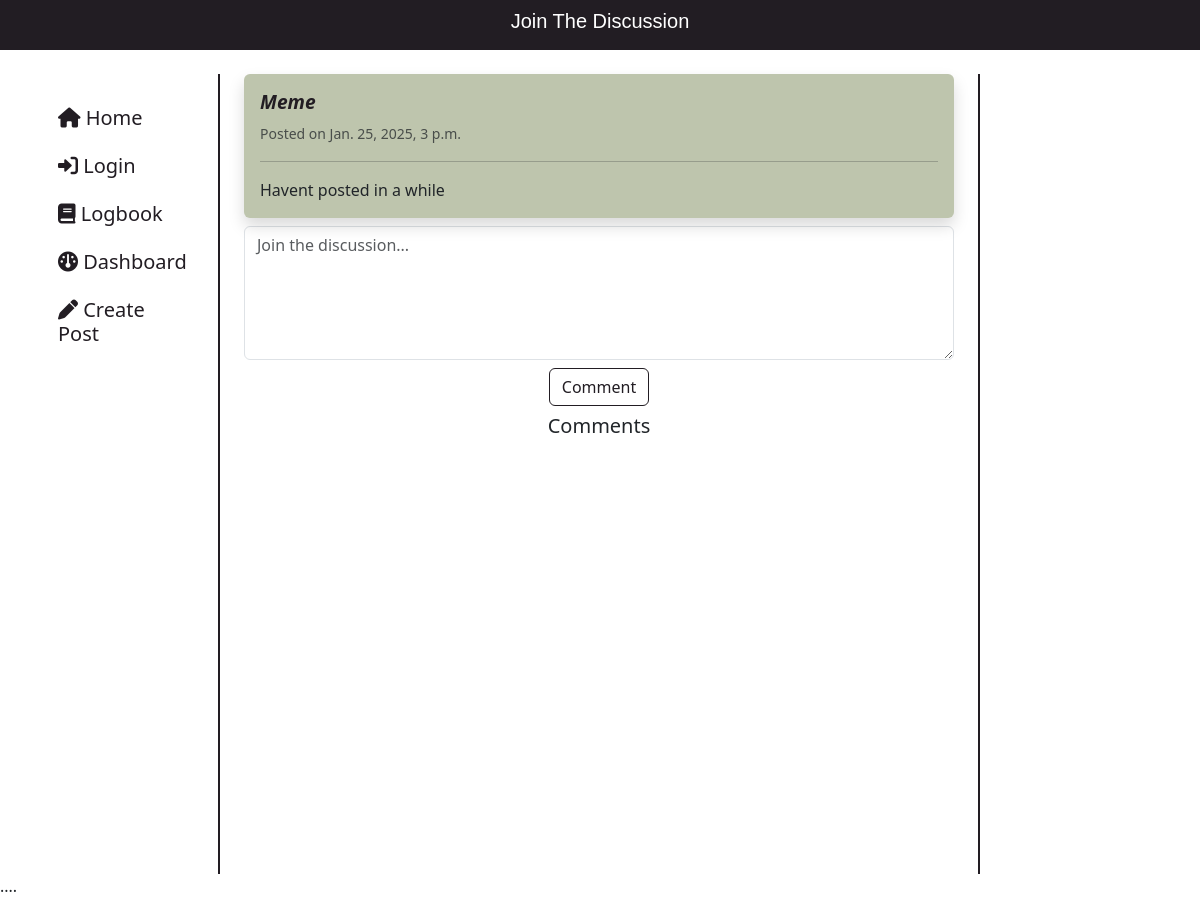
Screenshot of /habit_tracker/post_details/4/ with the database file from the repository.
### habit_tracker/models.py (models this page shows, shortened)
class Post(models.Model):
    user = models.ForeignKey(CustomUser, on_delete=models.CASCADE, related_name="user_posts")
    post = models.TextField(validators=[MaxLengthValidator(3000)])
    posted_on = models.DateTimeField(auto_now_add=True)

class CustomUser(AbstractUser):
    AGE_GROUP_CHOICES = [
        ("13-17", "13-17 years"),
        ("18-24", "18-24 years"),
        ("25-34", "25-34 years"),
        ("35-44", "35-44 years"),
        ("45-54", "45-54 years"),
        ("55+", "55+ years"),
    ]
    GENDER_CHOICES = [
        ("male", "Male"),
        ("female", "Female"),
        ("no gender", "Prefer not to say")
    ]
    age_group = models.CharField(max_length=10, choices=AGE_GROUP_CHOICES, null=True, blank=True)
    gender = models.CharField(max_length=20, choices=GENDER_CHOICES, blank=True, null=True)
    real_name = models.CharField(max_length=150)
    user_bio = models.TextField(max_length=200, null=True, blank=True, default="No bio yet")
    points = models.IntegerField(default=0)
    profile_picture = models.ImageField(
        upload_to='profile_pictures/',
        null=True,
        blank=True,
        default='profile_pictures/default.jpeg'
    )
    friends = models.ManyToManyField('self', blank=True, symmetrical=True)
    groups = models.ManyToManyField(
        "auth.Group",
        related_name="custom_user_groups",
        blank=True,
    )
    user_permissions = models.ManyToManyField(
        "auth.Permission",
        related_name="custom_user_permissions",
        blank=True,
    )

### habit_tracker/views.py (the view)
# urls.py: path("post_details/<int:postId>/", views.post_details, name="post_details"),
def post_details(request, postId):
    post = get_object_or_404(Post, id=postId)
    return render(request, "habit_tracker/post_details.html", {
        "post": post
    })

### habit_tracker/templates/habit_tracker/post_details.html (shortened to what this page needs)
{% extends "habit_tracker/layout.html" %}
{% load static %}
{% block nav %}
    <div style="background-color: #221d23; margin-bottom: 0;">
        <header class="d-flex justify-content-center" id="commheader">
            <h5 id="commtext">Join The Discussion</h5>
        </header>
    </div>
{% endblock %}
{% block main %}
<div class="row vh-100">
    <nav class="col-md-3 col-lg-2 d-none d-md-block sidebar" id="commnav">
        <div class="position-sticky d-flex justify-content-center">
            <ul class="nav flex-column mt-4">
                <li class="nav-item">
                    <a class="nav-link" href="{% url 'index' %}">
                        <h5><i class="fas fa-home"></i> Home</h5>
                    </a>
                </li>
                <li class="nav-item">
                    {% if user.is_authenticated %}
                        <a class="nav-link" href="{% url 'profile' user.id %}">
                            <h5><i class="fas fa-user"></i> Profile</h5>
                        </a>
                    {% else %}
                        <a class="nav-link" href="{% url 'login' %}">
                            <h5><i class="fas fa-sign-in-alt"></i> Login</h5>
                        </a>
                    {% endif %}
                </li>
                <li class="nav-item">
                    <a class="nav-link" href="{% url 'log_page' %}">
                        <h5><i class="fas fa-book"></i> Logbook</h5>
                    </a>
                </li>
                <li class="nav-item">
                    <a class="nav-link" href="{% url 'dashboard' %}">
                        <h5><i class="fas fa-gauge"></i> Dashboard</h5>
                    </a>
                </li>
                <li class="nav-item">
                    <a class="nav-link" href="{% url 'make_post' %}">
                        <h5><i class="fas fa-pen"></i> Create Post</h5>
                    </a>
                </li>
            </ul>
        </div>
    </nav>
    <div class="d-none d-md-block col-lg-8 col-md-6 px-4" id="postsDiv">
        <div class="card shadow border-0" style="background-color: #bec5ad">
            <div class="card-body">
                <h5 class="card-title">
                    <a class="chatname" href="{% url 'profile' post.user.id %}">{{ post.user.username|capfirst }}</a>
                </h5>
                <small class="text-muted">Posted on {{ post.posted_on }}</small>
                <hr>
                <p class="card-text mt-3">{{ post.post|capfirst }}</p>
            </div>
        </div>
        <div class="mt-2">
            <form action="#" id="commentForm" data-post-id="{{ post.id }}">
                <textarea class="form-control" autocomplete="off" rows="5" id="commentArea" placeholder="Join the discussion..."></textarea>
                <div class="mt-2 d-flex justify-content-center">
                    <button class="btn btn-outline-info chatbtn" type="submit">Comment</button>
                </div>
            </form>
        </div>
        <div class="mt-2" id="commentsDiv">
            <div class="d-flex justify-content-center">
                <h5>Comments</h5>
            </div>
        </div>
    </div>
</div>
{% endblock %}

### habit_tracker/static/habit_tracker/styles.css (style rules this page uses)
body { background: white }
.card-title { font-weight: 600; font-size: 1.2rem; color: white; }
#commnav, #postsDiv, #friendnav, #smallfriendnav { border-right: 2px solid #221d23; margin-top: 0; min-height: 100vh; }
#commheader { background-color: #221d23; height: 50px; align-items: center; }
#commtext { color: white; font-family:'Trebuchet MS', 'Lucida Sans Unicode', 'Lucida Grande', 'Lucida Sans', Arial, sans-serif; }
.nav-item a { color: #221d23; }
.chatname { color: #221d23; text-decoration: none; font-style: italic; }
.chatbtn { background-color: transparent; border-color: #221d23; color: #221d23; }

### rows the page displays
Post: user.username "Meme", posted_on "Jan. 25, 2025, 3 p.m.", post "Havent posted in a while"
